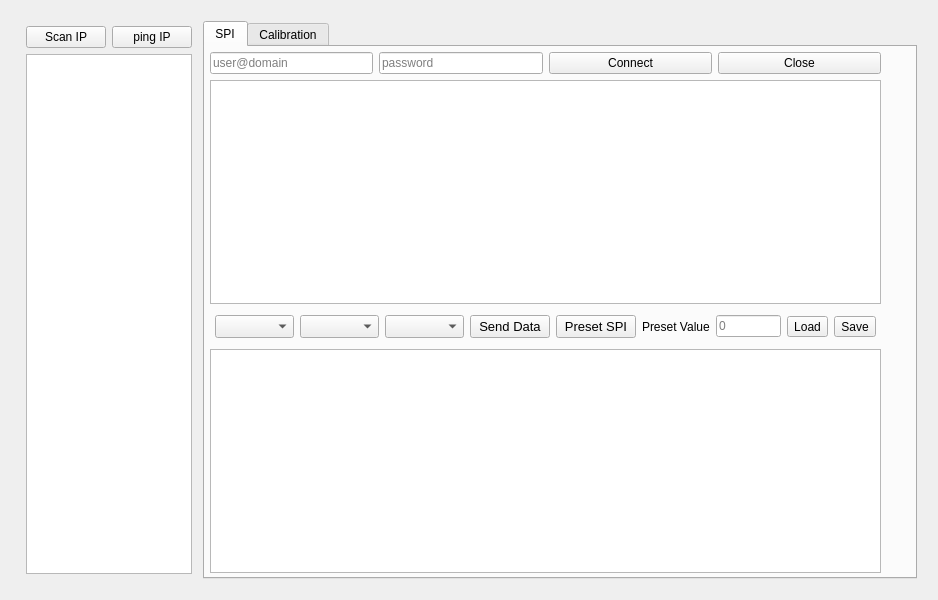
<?xml version="1.0" encoding="UTF-8"?>
<ui version="4.0">
 <class>mainWidget</class>
 <widget class="QWidget" name="mainWidget">
  <property name="geometry">
   <rect>
    <x>0</x>
    <y>0</y>
    <width>938</width>
    <height>600</height>
   </rect>
  </property>
  <property name="sizePolicy">
   <sizepolicy hsizetype="Preferred" vsizetype="Preferred">
    <horstretch>0</horstretch>
    <verstretch>0</verstretch>
   </sizepolicy>
  </property>
  <property name="minimumSize">
   <size>
    <width>600</width>
    <height>600</height>
   </size>
  </property>
  <property name="maximumSize">
   <size>
    <width>16000000</width>
    <height>16000000</height>
   </size>
  </property>
  <property name="windowTitle">
   <string>mainWidget</string>
  </property>
  <layout class="QGridLayout" name="gridLayout_2">
   <item row="0" column="0">
    <layout class="QHBoxLayout" name="horizontalLayout">
     <property name="sizeConstraint">
      <enum>QLayout::SetMinimumSize</enum>
     </property>
     <property name="leftMargin">
      <number>10</number>
     </property>
     <property name="topMargin">
      <number>10</number>
     </property>
     <property name="rightMargin">
      <number>10</number>
     </property>
     <property name="bottomMargin">
      <number>10</number>
     </property>
     <item>
      <layout class="QVBoxLayout" name="verticalLayout">
       <property name="leftMargin">
        <number>5</number>
       </property>
       <property name="topMargin">
        <number>5</number>
       </property>
       <property name="rightMargin">
        <number>5</number>
       </property>
       <property name="bottomMargin">
        <number>5</number>
       </property>
       <item>
        <layout class="QHBoxLayout" name="horizontalLayout_6">
         <item>
          <widget class="QPushButton" name="ipScanButton">
           <property name="text">
            <string>Scan IP</string>
           </property>
          </widget>
         </item>
         <item>
          <widget class="QPushButton" name="ipPingButton">
           <property name="text">
            <string>ping IP</string>
           </property>
          </widget>
         </item>
        </layout>
       </item>
       <item>
        <widget class="QListView" name="ipScanList"/>
       </item>
      </layout>
     </item>
     <item>
      <widget class="QTabWidget" name="tabWidget">
       <property name="currentIndex">
        <number>0</number>
       </property>
       <widget class="QWidget" name="spi_tab">
        <property name="minimumSize">
         <size>
          <width>1000</width>
          <height>0</height>
         </size>
        </property>
        <attribute name="title">
         <string>SPI</string>
        </attribute>
        <widget class="QWidget" name="layoutWidget">
         <property name="geometry">
          <rect>
           <x>0</x>
           <y>0</y>
           <width>681</width>
           <height>531</height>
          </rect>
         </property>
         <layout class="QGridLayout" name="gridLayout" rowstretch="0,0,0,0">
          <property name="sizeConstraint">
           <enum>QLayout::SetMinAndMaxSize</enum>
          </property>
          <property name="leftMargin">
           <number>5</number>
          </property>
          <property name="topMargin">
           <number>5</number>
          </property>
          <property name="rightMargin">
           <number>5</number>
          </property>
          <property name="bottomMargin">
           <number>5</number>
          </property>
          <item row="2" column="0">
           <layout class="QHBoxLayout" name="horizontalLayout_3">
            <property name="leftMargin">
             <number>5</number>
            </property>
            <property name="topMargin">
             <number>5</number>
            </property>
            <property name="rightMargin">
             <number>5</number>
            </property>
            <property name="bottomMargin">
             <number>5</number>
            </property>
            <item>
             <widget class="QComboBox" name="spiSelectBox">
              <property name="sizePolicy">
               <sizepolicy hsizetype="Minimum" vsizetype="Fixed">
                <horstretch>0</horstretch>
                <verstretch>0</verstretch>
               </sizepolicy>
              </property>
              <property name="font">
               <font>
                <pointsize>10</pointsize>
               </font>
              </property>
              <property name="currentIndex">
               <number>-1</number>
              </property>
             </widget>
            </item>
            <item>
             <widget class="QComboBox" name="modeSelectBox">
              <property name="sizePolicy">
               <sizepolicy hsizetype="Minimum" vsizetype="Fixed">
                <horstretch>0</horstretch>
                <verstretch>0</verstretch>
               </sizepolicy>
              </property>
              <property name="font">
               <font>
                <pointsize>10</pointsize>
               </font>
              </property>
             </widget>
            </item>
            <item>
             <widget class="QComboBox" name="freqSelectBox">
              <property name="sizePolicy">
               <sizepolicy hsizetype="Minimum" vsizetype="Fixed">
                <horstretch>0</horstretch>
                <verstretch>0</verstretch>
               </sizepolicy>
              </property>
              <property name="font">
               <font>
                <pointsize>10</pointsize>
               </font>
              </property>
             </widget>
            </item>
            <item>
             <widget class="QPushButton" name="spiSendButton">
              <property name="sizePolicy">
               <sizepolicy hsizetype="Minimum" vsizetype="Fixed">
                <horstretch>0</horstretch>
                <verstretch>0</verstretch>
               </sizepolicy>
              </property>
              <property name="font">
               <font>
                <pointsize>10</pointsize>
               </font>
              </property>
              <property name="text">
               <string>Send Data</string>
              </property>
             </widget>
            </item>
            <item>
             <widget class="QPushButton" name="spiPresetButton">
              <property name="sizePolicy">
               <sizepolicy hsizetype="Minimum" vsizetype="Fixed">
                <horstretch>0</horstretch>
                <verstretch>0</verstretch>
               </sizepolicy>
              </property>
              <property name="font">
               <font>
                <pointsize>10</pointsize>
               </font>
              </property>
              <property name="text">
               <string>Preset SPI</string>
              </property>
             </widget>
            </item>
            <item>
             <widget class="QLabel" name="presetLabel">
              <property name="text">
               <string>Preset Value</string>
              </property>
             </widget>
            </item>
            <item>
             <widget class="QLineEdit" name="preset_value">
              <property name="placeholderText">
               <string>0</string>
              </property>
             </widget>
            </item>
            <item>
             <widget class="QToolButton" name="loadButton">
              <property name="sizePolicy">
               <sizepolicy hsizetype="Preferred" vsizetype="Fixed">
                <horstretch>0</horstretch>
                <verstretch>0</verstretch>
               </sizepolicy>
              </property>
              <property name="text">
               <string>Load</string>
              </property>
             </widget>
            </item>
            <item>
             <widget class="QToolButton" name="saveButton">
              <property name="sizePolicy">
               <sizepolicy hsizetype="Preferred" vsizetype="Fixed">
                <horstretch>0</horstretch>
                <verstretch>0</verstretch>
               </sizepolicy>
              </property>
              <property name="text">
               <string>Save</string>
              </property>
             </widget>
            </item>
           </layout>
          </item>
          <item row="3" column="0">
           <layout class="QHBoxLayout" name="horizontalLayout_4">
            <item>
             <widget class="QTextBrowser" name="consoleLog">
              <property name="sizePolicy">
               <sizepolicy hsizetype="Preferred" vsizetype="Expanding">
                <horstretch>0</horstretch>
                <verstretch>0</verstretch>
               </sizepolicy>
              </property>
             </widget>
            </item>
           </layout>
          </item>
          <item row="0" column="0">
           <layout class="QHBoxLayout" name="horizontalLayout_2">
            <item>
             <widget class="QLineEdit" name="device_username">
              <property name="sizePolicy">
               <sizepolicy hsizetype="Preferred" vsizetype="Fixed">
                <horstretch>0</horstretch>
                <verstretch>0</verstretch>
               </sizepolicy>
              </property>
              <property name="autoFillBackground">
               <bool>false</bool>
              </property>
              <property name="placeholderText">
               <string>user@domain</string>
              </property>
             </widget>
            </item>
            <item>
             <widget class="QLineEdit" name="device_passwd">
              <property name="sizePolicy">
               <sizepolicy hsizetype="Preferred" vsizetype="Fixed">
                <horstretch>0</horstretch>
                <verstretch>0</verstretch>
               </sizepolicy>
              </property>
              <property name="placeholderText">
               <string>password</string>
              </property>
             </widget>
            </item>
            <item>
             <widget class="QPushButton" name="sshConnectButton">
              <property name="text">
               <string>Connect</string>
              </property>
             </widget>
            </item>
            <item>
             <widget class="QPushButton" name="sshCloseButton">
              <property name="text">
               <string>Close</string>
              </property>
             </widget>
            </item>
           </layout>
          </item>
          <item row="1" column="0">
           <widget class="QTableView" name="tableView"/>
          </item>
         </layout>
        </widget>
       </widget>
       <widget class="QWidget" name="cal_tab">
        <attribute name="title">
         <string>Calibration</string>
        </attribute>
        <widget class="QWidget" name="gridLayoutWidget">
         <property name="geometry">
          <rect>
           <x>9</x>
           <y>9</y>
           <width>671</width>
           <height>521</height>
          </rect>
         </property>
         <layout class="QGridLayout" name="gridLayout_3">
          <item row="1" column="1">
           <widget class="QLabel" name="file_label">
            <property name="text">
             <string>Input State File (CSV)</string>
            </property>
           </widget>
          </item>
          <item row="1" column="2">
           <widget class="QLineEdit" name="lineEdit_2"/>
          </item>
          <item row="0" column="2">
           <widget class="QLineEdit" name="lineEdit"/>
          </item>
          <item row="0" column="1">
           <widget class="QLabel" name="scope_addr_label">
            <property name="text">
             <string>SCOPE ADDRESS</string>
            </property>
           </widget>
          </item>
          <item row="1" column="3">
           <widget class="QPushButton" name="pushButton">
            <property name="text">
             <string>PushButton</string>
            </property>
           </widget>
          </item>
         </layout>
        </widget>
       </widget>
      </widget>
     </item>
    </layout>
   </item>
  </layout>
 </widget>
 <resources/>
 <connections/>
</ui>
